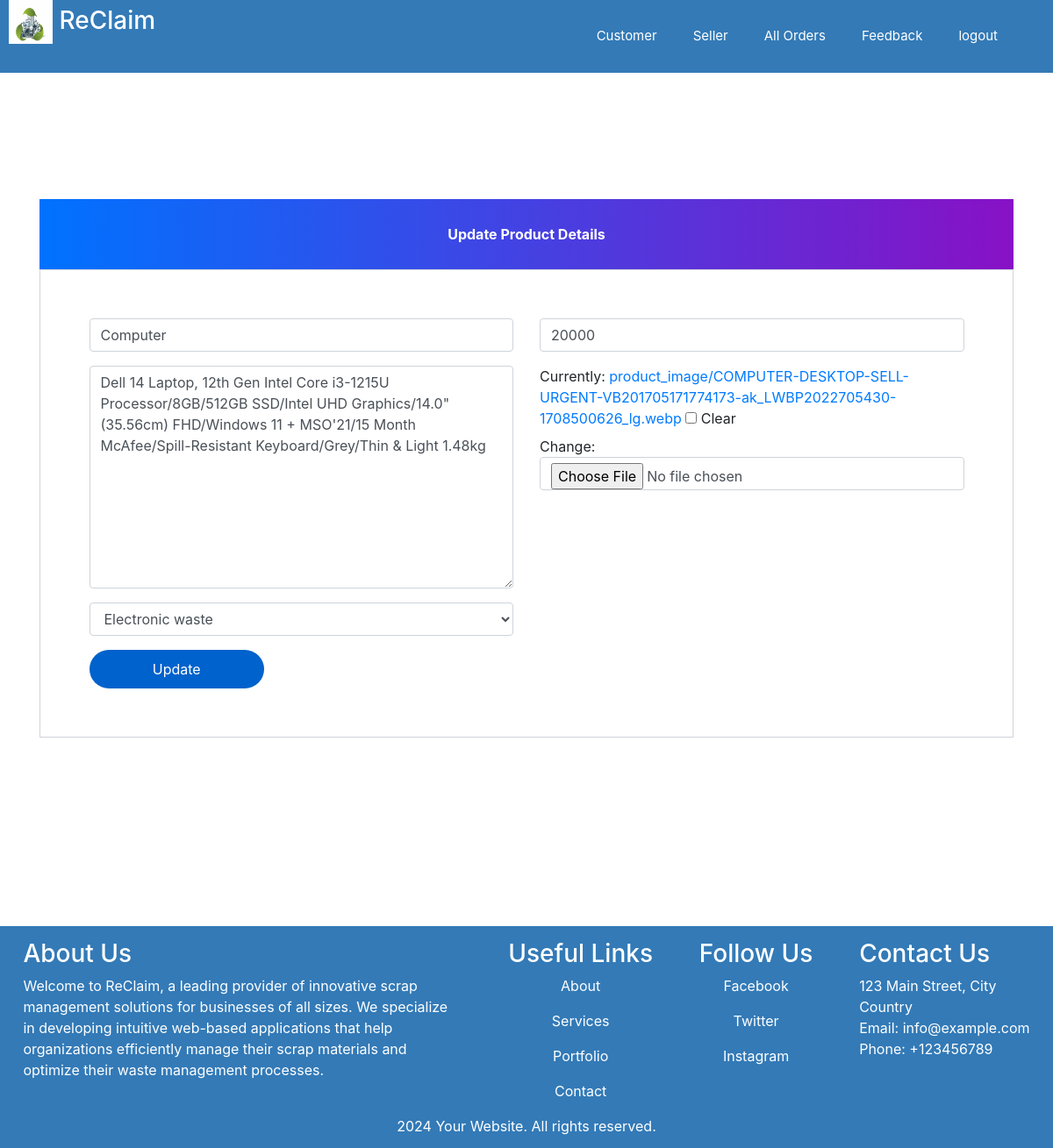
/update-product/2 (signed in), run on the app's committed database.
### ecom/models.py (models this page shows, shortened)
class Product(models.Model):
	STATUS =(
        ('Electronic waste','Electronic waste'),
        ('Furniture waste','Furniture waste'),
        ('Paper waste','Paper waste'),
		)
	name=models.CharField(max_length=40)
	user_id=models.CharField(max_length=40)
	product_image= models.ImageField(upload_to='product_image/',null=True,blank=True)
	price = models.PositiveIntegerField()
	quantity = models.PositiveIntegerField()
	description=models.CharField(max_length=300)
	year = models.CharField(max_length=5,null=True)
	make = models.CharField(max_length=50,null=True)
	spec=models.CharField(max_length=100,null=True)
	cat=models.CharField(max_length=50,null=True,choices=STATUS)

### ecom/views.py (the view)
# urls.py: path('update-product/<int:pk>', views.update_product_view,name='update-product'),
@login_required(login_url='adminlogin')
def update_product_view(request,pk):
    product=models.Product.objects.get(id=pk)
    productForm=forms.ProductForm(instance=product)
    if request.method=='POST':
        productForm=forms.ProductForm(request.POST,request.FILES,instance=product)
        if productForm.is_valid():
            productForm.save()
            return redirect('admin-products')
    return render(request,'ecom/admin_update_product.html',{'productForm':productForm})

### ecom/forms.py
class ProductForm(forms.ModelForm):
    class Meta:
        model=models.Product
        fields=['name','price','description','product_image','cat','quantity','user_id','year','spec','make']
        description = forms.CharField( widget=forms.Textarea )
        make = forms.CharField( widget=forms.Textarea )
        spec = forms.CharField( widget=forms.Textarea )
        widgets = {
        'description' : forms.Textarea(attrs={'class':'form-control'},
        ),
        'make' : forms.Textarea(attrs={'class':'form-control'},
        ),
        'spec' : forms.Textarea(attrs={'class':'form-control'},
        )
        }

### templates/ecom/admin_update_product.html (shortened to what this page needs)
{% extends 'ecom/admin_base.html' %}
{% load widget_tweaks %}
{% block content %}
<head>
  <link href="//maxcdn.bootstrapcdn.com/bootstrap/4.1.1/css/bootstrap.min.css" rel="stylesheet" id="bootstrap-css">
</head>
<br><br><br><br><br><br>
<form method="post" enctype="multipart/form-data">
  <div class="container register-form">
    <div class="form">
      <div class="note">
        <p>Update Product Details</p>
      </div>
      <div class="form-content">
        <div class="row">
          <div class="col-md-6">
            <div class="form-group">
              {% render_field productForm.name class="form-control" placeholder="Product Name" %}
            </div>
            <div class="form-group">
              {% render_field productForm.description class="form-control" placeholder="Description" %}
            </div>
			<div class="form-group">
              {% render_field productForm.cat class="form-control" placeholder="Category" %}
            </div>
          </div>
          <div class="col-md-6">
            <div class="form-group">
              {% render_field productForm.price class="form-control" placeholder="Price" %}
            </div>
            <div class="form-group">
              {% render_field productForm.product_image class="form-control" placeholder="product_image" %}
            </div>
          </div>
        </div>
        <button type="submit" class="btnSubmit">Update</button>
      </div>
    </div>
  </div>
</form>
{% endblock content %}

### templates/ecom/admin_base.html (style rules this page uses)
p { text-align: center; }

### templates/ecom/admin_update_product.html (style rules this page uses)
a:link { text-decoration: none; }
.note { text-align: center; height: 80px; background: -webkit-linear-gradient(left, #0072ff, #8811c5); color: #fff; font-weight: bold; line-height: 80px; }
.form-content { padding: 5%; border: 1px solid #ced4da; margin-bottom: 2%; }
.form-control { border-radius: 1.5rem; }
.btnSubmit { border: none; border-radius: 1.5rem; padding: 1%; width: 20%; cursor: pointer; background: #0062cc; color: #fff; }

### templates/ecom/footer.html (style rules this page uses)
p { text-align: center; }

### data on the page
Product: name "Computer", description "Dell 14 Laptop, 12th Gen Intel Core i3-1215U Processor/8GB/512GB SSD/Intel UHD Graphics/14.0\"(35.56cm) FHD/Windows 11 + MSO'21/15 Month McAfee/Spill-Resistant Keyboard/Grey/Thin & Light 1.48kg", cat "Electronic waste", price "20000"
